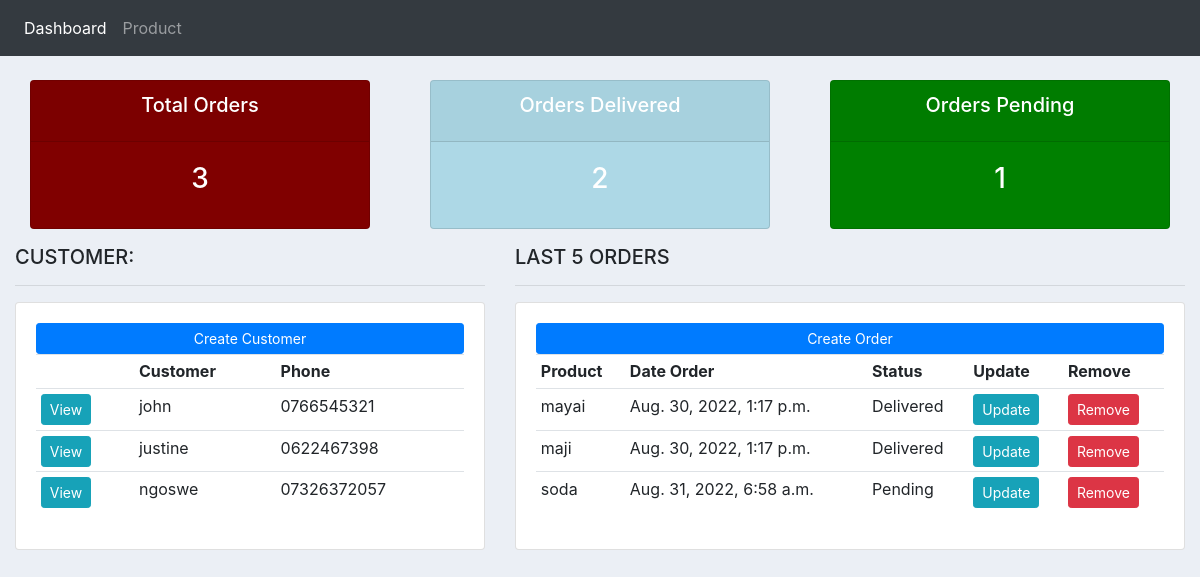
/dashboard/, run on the app's committed database.
### m_dashboard/models.py (models this page shows, shortened)
class Customer(models.Model):
    objects = None
    name = models.CharField(max_length=50, null=True)
    phone = models.CharField(max_length=50, null=True)
    email = models.EmailField()
    date_created = models.DateTimeField()

class Order(models.Model):
    object = None
    objects = None
    STATUS = (
        ('Pending', 'Pending'),
        ('Our for delivery', 'Out for delivery'),
        ('Delivered', 'Delivered')
    )
    customer = models.ForeignKey(Customer, null=True, on_delete=models.SET_NULL)
    product = models.ForeignKey(Product, null=True, on_delete=models.SET_NULL)
    date_created = models.DateTimeField(auto_now_add=True, null=True)
    status = models.CharField(max_length=50, null=True, choices=STATUS)

class Product(models.Model):
    objects = None
    CATEGORY = (
        ('Indoor', 'Indoor'),
        ('Out Door', 'Out Door'),
    )
    name = models.CharField(max_length=50, null=True)
    price = models.FloatField()
    category = models.CharField(max_length=50, null=True, choices=CATEGORY)
    description = models.CharField(max_length=200, null=True, blank=True)
    date_created = models.DateTimeField(auto_now_add=True, null=True)
    tags = models.ManyToManyField(Tags)
    def __str__(self):
        return self.name

### m_dashboard/views.py (the view)
# urls.py: path('dashboard/', views.dashboard, name='Home'),
def dashboard(request):
    orders = Order.objects.all()
    customer = Customer.objects.all()
    total_order = orders.count()
    deliver = orders.filter(status='Delivered').count()
    pending = orders.filter(status='Pending').count()
    context={
        'orders': orders,
        'customer': customer,
        'total_order': total_order,
        'deliver': deliver,
        'pending': pending,
    }
    return render(request, 'm_dashboard/dashboard.html',  context)

### template/m_dashboard/dashboard.html
{% extends 'm_dashboard/base.html' %}
{% block content %}
{% include 'm_dashboard/status.html' %}
<div class="row">
    <div class="col-md-5">
        <h5>CUSTOMER:</h5>
        <hr>
        <div class="card card-body">
            <a class="btn btn-primary  btn-sm btn-block" href="">Create Customer</a>
            <table class="table table-sm">
                <tr>
                    <th></th>
                    <th>Customer</th>
                    <th>Phone</th>
                </tr>
                {% for customer in customer %}
                <tr>
                    <td><a class="btn btn-sm btn-info" href="{% url 'Customer' customer.id %}">View</a> </td>
                    <td>{{customer.name}}</td>
                    <td>{{customer.phone}}</td>
                </tr>
                {% endfor %}
            </table>
        </div>
    </div>
    <div class="col-md-7">
        <h5>LAST 5 ORDERS</h5>
        <hr>
        <div class="card card-body">
            <a class="btn btn-primary  btn-sm btn-block" href="">Create Order</a>
            <table class="table table-sm">
                <tr>
                    <th>Product</th>
                    <th>Date Order</th>
                    <th>Status</th>
                    <th>Update</th>
                    <th>Remove</th>
                </tr>
                 {% for order in orders %}
                <tr>
                    <td>{{order.product}}</td>
                    <td>{{order.date_created}}</td>
                     <td>{{order.status}}</td>
                    <td><a class="btn btn-sm btn-info" href="{% url 'Update_order' order.id  %}">Update</a> </td>
                    <td><a class="btn btn-sm btn-danger " href="{% url 'Delete_order' order.id %}">Remove</a> </td>
                </tr>
                {% endfor %}
            </table>
        </div>
    </div>
</div>
{% endblock %}

### template/m_dashboard/base.html (shortened to what this page needs)
<!DOCTYPE html>
<html lang="en">
{% load static %}
<head>
    <link rel="stylesheet" href="https://cdn.jsdelivr.net/npm/bootstrap@4.5.3/dist/css/bootstrap.min.css"
>
    <link rel="stylesheet" type="text/css" href="{% static 'css/main.css' %}">
</head>
<body>
{% include 'm_dashboard/navbar.html' %}
<div class="container-fluid">
    {% block content %}
    {% endblock %}
</div>
</body>
</html>

### template/m_dashboard/navbar.html (shortened to what this page needs)
{% load static %}
<nav class="navbar navbar-expand-lg navbar-dark bg-dark">
  <div class="collapse navbar-collapse" id="navbarNav">
    <ul class="navbar-nav">
      <li class="nav-item active">
        <a class="nav-link" href="{% url 'Home' %}">Dashboard <span class="sr-only">(current)</span></a>
      </li>
      <li class="nav-item">
        <a class="nav-link" href="{% url 'Product' %}">Product</a>
      </li>
    </ul>
  </div>
</nav>

### template/m_dashboard/status.html
<br>
<div class="row">
     <div class="col">
        <div class="col-md">
            <div class="card text-center text-white mb-3" id="total-orders">
                <div class="card-header">
                    <h5 class="card-title">Total Orders</h5>
                </div>
                <div class="card-body">
                    <h3 class="card-title">{{total_order}}</h3>
                </div>
            </div>
        </div>
   </div>
    <div class="col">
        <div class="col-md">
            <div class="card text-center text-white mb-3" id="orders-delivered">
                <div class="card-header">
                    <h5 class="card-title">Orders Delivered</h5>
                </div>
                <div class="card-body">
                    <h3 class="card-title">{{deliver}}</h3>
                </div>
            </div>
        </div>
   </div>
    <div class="col">
        <div class="col-md">
            <div class="card text-center text-white mb-3" id="orders-pending">
                <div class="card-header">
                    <h5 class="card-title">Orders Pending</h5>
                </div>
                <div class="card-body">
                    <h3 class="card-title">{{pending}}</h3>
                </div>
            </div>
        </div>
   </div>
</div>

### static/css/main.css (style rules this page uses)
body { background-color: #ebeff5; }
#total-orders { background-color: #800000; }
#orders-delivered { background-color: #ADD8E6; }
#orders-pending { background-color: #008000; }

### data on the page
Customer: name "john", phone "0766545321"
Customer: name "justine", phone "0622467398"
Customer: name "ngoswe", phone "07326372057"
Order: product "mayai", date_created "Aug. 30, 2022, 1:17 p.m.", status "Delivered"
Order: product "maji", date_created "Aug. 30, 2022, 1:17 p.m.", status "Delivered"
Order: product "soda", date_created "Aug. 31, 2022, 6:58 a.m.", status "Pending"

### other printed values
{{ total_order }} "3"
{{ deliver }} "2"
{{ pending }} "1"
